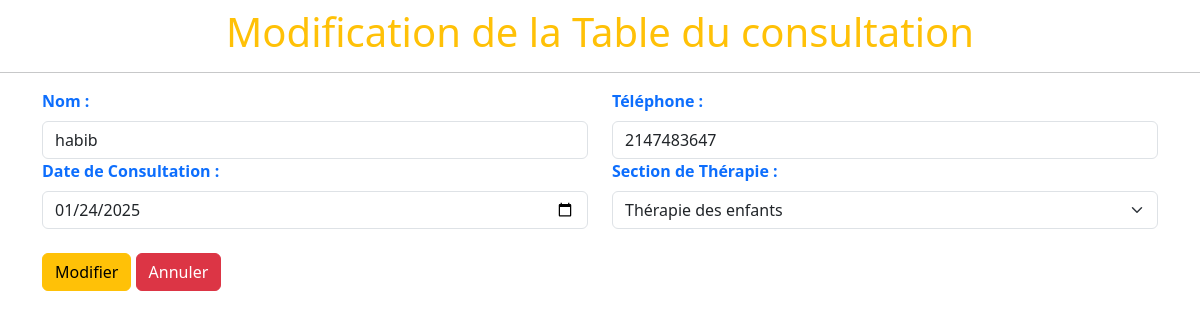
/phpconsult/modification.php?ed=15, run on the app's committed database.
### tables this page shows
CREATE TABLE `getconsultation` (
  `id` int(4) NOT NULL,
  `name` varchar(30) NOT NULL,
  `phone` int(10) NOT NULL,
  `date` date NOT NULL,
  `therapy` varchar(30) NOT NULL
);

### phpconsult/modification.php (the view, shortened to what this page needs)
<!doctype html>
<html lang="en">
  <head>
    <link href="https://cdn.jsdelivr.net/npm/bootstrap@5.3.3/dist/css/bootstrap.min.css" rel="stylesheet">
</head>
  <body>
    <h1 class="text-center m-2 text-warning">Modification de la Table du consultation</h1>
    <hr>
    <div class="container">
        <form action="edit.php" method="post">
            <div class="row">
            <?php
                include("../config.php");
                $mod = $_GET ['ed'];
                $select = "SELECT * FROM `getconsultation` WHERE id =$mod ";
                $resultat = mysqli_query($connexion,$select);
                while($row = mysqli_fetch_array($resultat)){
            ?>
                <div class="form-group col-6">
                    <label for="" class="form-label fw-bold text-primary">Nom :</label>
                    <input type="text" class="form-control" name="namedit" value="<?php echo $row['name'] ?>">
                </div>
                <div class="form-group col-6">
                    <label for="" class="form-label fw-bold text-primary">Téléphone :</label>
                    <input type="text" class="form-control" name="phonedit"  value="<?php echo $row['phone'] ?>">
                </div>
                <div class="form-group col-6">
                    <label for="" class="form-label fw-bold text-primary">Date de Consultation :</label>
                    <input type="date" class="form-control" name="datedit"  value="<?php echo $row['date'] ?>">
                </div>
                <div class="form-group col-6">
                    <label for="" class="form-label fw-bold text-primary">Section de Thérapie :</label>
                    <select class="form-select"  name="terapyedit"  >
                            <option selected><?php echo $row['therapy'] ?></option>
                    </select>
                </div>
            <?php
            }
            ?>
            </div>
            <div class="form-group my-4">
                <input type="submit" value="Modifier" class="btn btn-warning" name="modification">
                <a href="index.php" type="button" class="btn btn-danger" >Annuler</a>
            </div>
        </form>
    </div>
  </body>
</html>

### data on the page
getconsultation: namedit "habib", phonedit "2147483647", datedit "01/24/2025", terapyedit "Thérapie des enfants"
